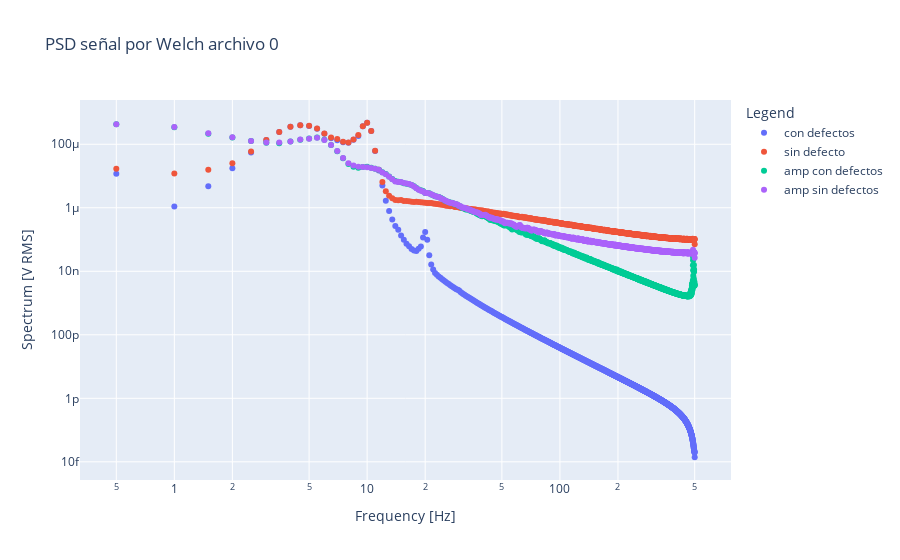

The code cell stored with this chart in its notebook:
### Code cell
fig = go.Figure()

fig.add_trace(go.Scatter(x=f1[1], y=np.sqrt(signal_welch_all[1]), name='con defectos', mode='markers'))
fig.add_trace(go.Scatter(x=f2[1], y=np.sqrt(signal_welch_sd[1]), name='sin defecto',mode='markers'))
fig.add_trace(go.Scatter(x=f1[1], y=np.sqrt(amp_welch_all[1]), name='amp con defectos',mode='markers'))
fig.add_trace(go.Scatter(x=f2[1], y=np.sqrt(amp_welch_sd[1]), name='amp sin defectos',mode='markers'))

fig.update_layout(
    title = 'PSD señal por Welch archivo 0',
    xaxis_title='Frequency [Hz]',
    yaxis_title='Spectrum [V RMS]',
    legend_title='Legend'
)

fig.update_xaxes(type = 'log')
fig.update_yaxes(type = 'log')

fig.show()

### Figure 1 — Plotly figure (JSON) as saved in the notebook; plotly's stock layout.template omitted (floating-point values rounded to 4 significant figures; data arrays with more than 128 entries replaced by an {"elided": "..."} marker saying what was removed)
{"data": [{"mode": "markers", "name": "con defectos", "type": "scatter", "x": {"elided": "1001 float values"}, "y": {"elided": "1001 float values"}}, {"mode": "markers", "name": "sin defecto", "type": "scatter", "x": {"elided": "1001 float values"}, "y": {"elided": "1001 float values"}}, {"mode": "markers", "name": "amp con defectos", "type": "scatter", "x": {"elided": "1001 float values"}, "y": {"elided": "1001 float values"}}, {"mode": "markers", "name": "amp sin defectos", "type": "scatter", "x": {"elided": "1001 float values"}, "y": {"elided": "1001 float values"}}], "layout": {"legend": {"title": {"text": "Legend"}}, "title": {"text": "PSD señal por Welch archivo 0"}, "xaxis": {"title": {"text": "Frequency [Hz]"}, "type": "log"}, "yaxis": {"title": {"text": "Spectrum [V RMS]"}, "type": "log"}}}
